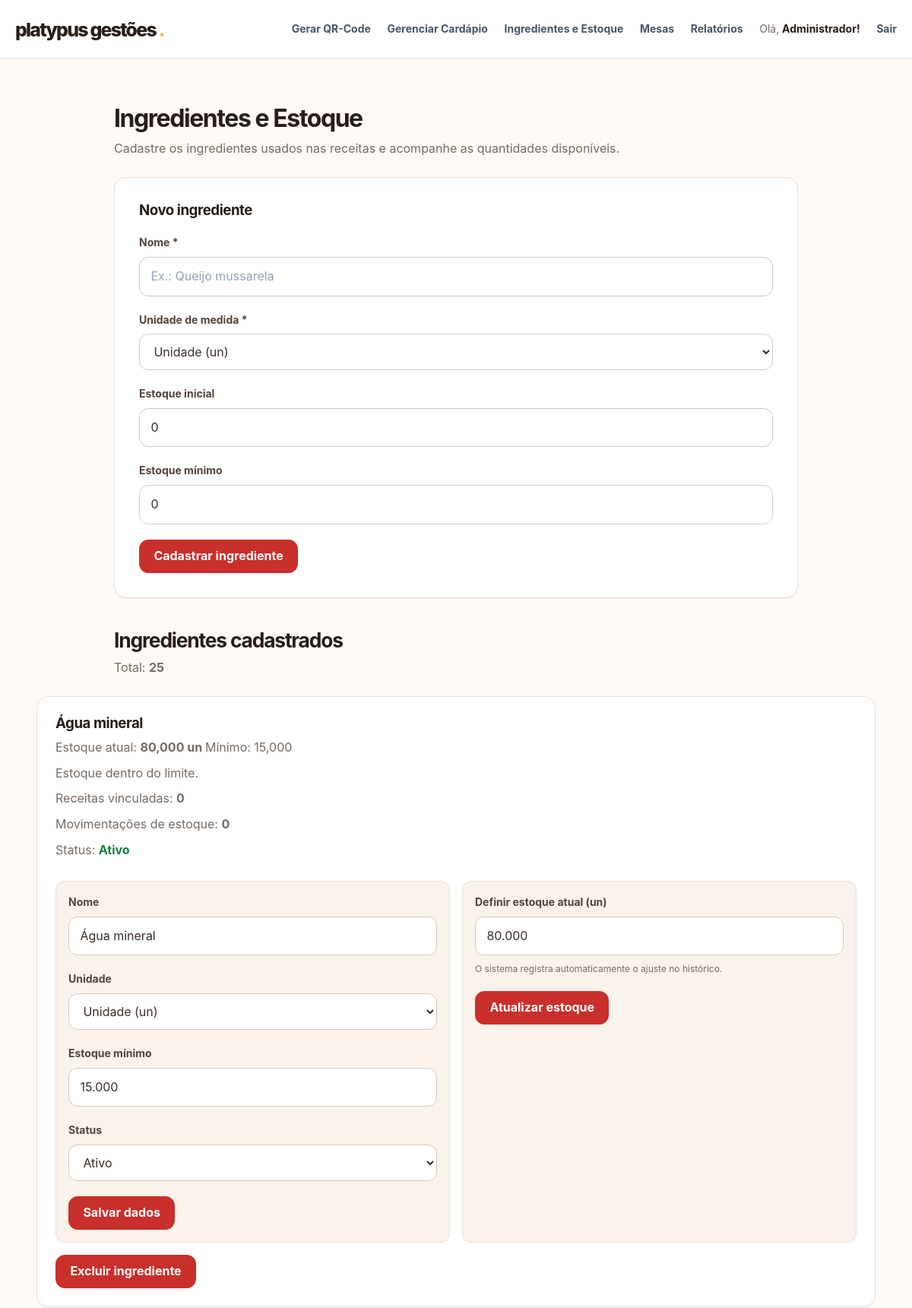
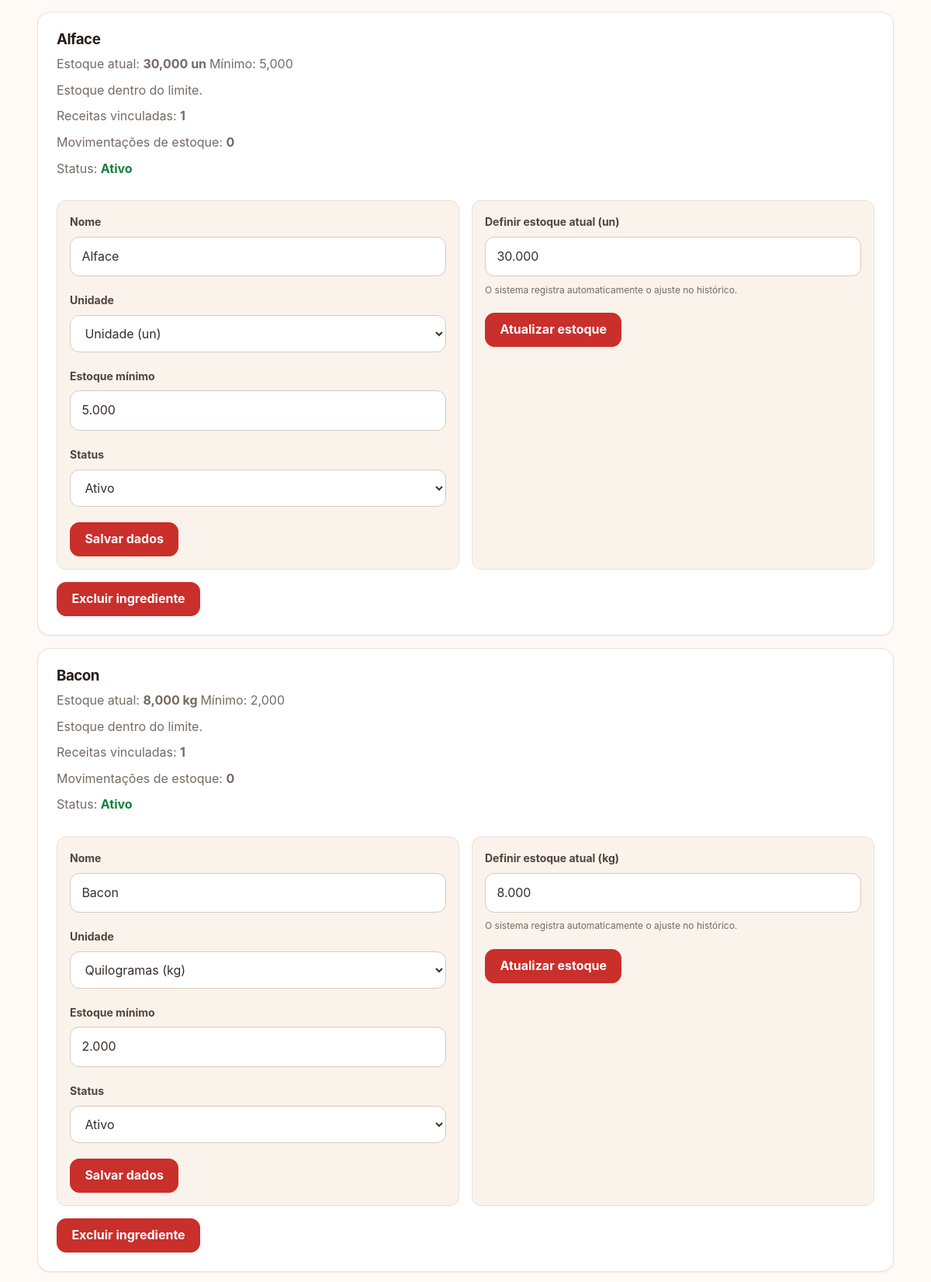
The app's page /router.php?pagina=ingredientes (signed in, upper part) with its own data (2 pictures, top to bottom).
### tables this page shows
CREATE TABLE IF NOT EXISTS ingredients (
        id INT(10) UNSIGNED NOT NULL AUTO_INCREMENT,
        name VARCHAR(120) NOT NULL,
        unit VARCHAR(10) NOT NULL DEFAULT 'un',
        current_quantity DECIMAL(12,3) NOT NULL DEFAULT 0.000,
        minimum_quantity DECIMAL(12,3) NOT NULL DEFAULT 0.000,
        is_active TINYINT(1) NOT NULL DEFAULT 1,

        PRIMARY KEY (id),
        UNIQUE KEY name (name)
    );

### router.php (called while the page is built, shortened)
<?php
$page = strtolower(trim((string) ($_GET['pagina'] ?? $_GET['page'] ?? 'dashboard')));
$page = str_replace('_', '-', $page);
$currentRoute = $routes[$page];
$viewPath = __DIR__ . '/' . $currentRoute['file'];
require $viewPath;

### controller/ingredient.controller.php (called while the page is built, shortened)
<?php
function getAllIngredients(bool $activeOnly = false): array
{
    $pdo = getDatabaseConnection();
    $sql = '
        SELECT
            i.id,
            i.name,
            i.unit,
            i.current_quantity,
            i.minimum_quantity,
            i.is_active,
            (
                SELECT COUNT(*)
                FROM recipes r
                WHERE r.ingredient_id = i.id
            ) AS recipe_links,
            (
                SELECT COUNT(*)
                FROM inventory_movements im
                WHERE im.ingredient_id = i.id
            ) AS stock_movements
        FROM ingredients i
    ';
    $sql .= ' ORDER BY i.name ASC';
    return $pdo->query($sql)->fetchAll(PDO::FETCH_ASSOC);
}

### view/public/admin/ingredients.admin.php (the view, shortened to what this page needs)
<?php
require_once __DIR__ . '/../../../controller/ingredient.controller.php';
$ingredients = getAllIngredients();
$h = static fn($value): string => htmlspecialchars(
    (string) $value,
    ENT_QUOTES,
    'UTF-8'
);
?>
<!DOCTYPE html>
<html lang="pt-BR">
<head>
    <link
        rel="stylesheet"
        href="/platypus_gestoes/view/public/assets/css/style.css?v=12"
    >
</head>
<body>
<?php require_once __DIR__ . '/../../includes/header.php'; ?>
<main>
    <div class="content-header">
        <h2>Ingredientes e Estoque</h2>
        <p>
            Cadastre os ingredientes usados nas receitas e acompanhe
            as quantidades disponíveis.
        </p>
    </div>
    <section class="card">
        <h3>Novo ingrediente</h3>
        <form
            action="/platypus_gestoes/router.php?pagina=ingredientes&action=register-ingredient"
            method="POST"
        >
            <div class="form-group">
                <label for="name">Nome *</label>
                <input
                    type="text"
                    id="name"
                    name="name"
                    maxlength="120"
                    placeholder="Ex.: Queijo mussarela"
                    required
                >
            </div>
            <div class="form-group">
                <label for="unit">Unidade de medida *</label>
                <select id="unit" name="unit" required>
                    <option value="un">Unidade (un)</option>
                </select>
            </div>
            <div class="form-group">
                <label for="current_quantity">Estoque inicial</label>
                <input
                    type="number"
                    id="current_quantity"
                    name="current_quantity"
                    min="0"
                    step="0.001"
                    value="0"
                    required
                >
            </div>
            <div class="form-group">
                <label for="minimum_quantity">Estoque mínimo</label>
                <input
                    type="number"
                    id="minimum_quantity"
                    name="minimum_quantity"
                    min="0"
                    step="0.001"
                    value="0"
                    required
                >
            </div>
            <button type="submit" class="btn">
                Cadastrar ingrediente
            </button>
        </form>
    </section>
    <div class="content-header ingredient-section-heading">
        <h3>Ingredientes cadastrados</h3>
        <p>
            Total:
            <strong><?= count($ingredients) ?></strong>
        </p>
    </div>
    <?php if ($ingredients === []): ?>
        <section class="card">
            <p>Nenhum ingrediente cadastrado ainda.</p>
        </section>
    <?php else: ?>
        <div class="ingredient-list">
            <?php foreach ($ingredients as $ingredient): ?>
                <?php
                $lowStock =
                    (float) $ingredient['current_quantity']
                    <= (float) $ingredient['minimum_quantity'];
                $recipeLinks = (int) $ingredient['recipe_links'];
                $stockMovements = (int) $ingredient['stock_movements'];
                $isActive = (int) $ingredient['is_active'] === 1;
                ?>
                <section class="card ingredient-card">
                    <div class="ingredient-overview">
                        <div>
                            <h3>
                                <?= $h($ingredient['name']) ?>
                            </h3>
                            <p>
                                Estoque atual:
                                <strong>
                                    <?= number_format(
                                        (float) $ingredient['current_quantity'],
                                        3,
                                        ',',
                                        '.'
                                    ) ?>
                                    <?= $h($ingredient['unit']) ?>
                                </strong>
                                <span>
                                    Mínimo:
                                    <?= number_format(
                                        (float) $ingredient['minimum_quantity'],
                                        3,
                                        ',',
                                        '.'
                                    ) ?>
                                </span>
                            </p>
                            <p class="<?= $lowStock ? 'ingredient-low-stock' : '' ?>">
                                <?= $lowStock
                                    ? 'Atenção: estoque no limite ou abaixo do mínimo.'
                                    : 'Estoque dentro do limite.'
                                ?>
                            </p>
                            <p>
                                Receitas vinculadas:
                                <strong><?= $recipeLinks ?></strong>
                            </p>
                            <p>
                                Movimentações de estoque:
                                <strong><?= $stockMovements ?></strong>
                            </p>
                            <p>
                                Status:
                                <?php if ($isActive): ?>
                                    <strong class="ingredient-status-active">
                                        Ativo
                                    </strong>
                                <?php else: ?>
                                    <strong class="ingredient-status-inactive">
                                        Inativo
                                    </strong>
                                <?php endif; ?>
                            </p>
                        </div>
                    </div>
                    <div class="ingredient-actions">
                        <form
                            action="/platypus_gestoes/router.php?pagina=ingredientes&action=update-ingredient"
                            method="POST"
                        >
                            <div class="form-group">
                                <label>Nome</label>
                                <input
                                    type="text"
                                    name="name"
                                    maxlength="120"
                                    value="<?= $h($ingredient['name']) ?>"
                                    required
                                >
                            </div>
                            <div class="form-group">
                                <label>Unidade</label>
                                <select name="unit" required>
                                    <?php foreach ([
                                        'un' => 'Unidade',
                                        'g' => 'Gramas',
                                        'kg' => 'Quilogramas',
                                        'ml' => 'Mililitros',
                                        'l' => 'Litros',
                                        'mg' => 'Miligramas'
                                    ] as $unit => $label): ?>
                                        <option
                                            value="<?= $unit ?>"
                                            <?= $ingredient['unit'] === $unit
                                                ? 'selected'
                                                : ''
                                            ?>
                                        >
                                            <?= $label ?> (<?= $unit ?>)
                                        </option>
                                    <?php endforeach; ?>
                                </select>
                            </div>
                            <div class="form-group">
                                <label>Estoque mínimo</label>
                                <input
                                    type="number"
                                    name="minimum_quantity"
                                    min="0"
                                    step="0.001"
                                    value="<?= $h($ingredient['minimum_quantity']) ?>"
                                    required
                                >
                            </div>
                            <div class="form-group">
                                <label>Status</label>
                                <select name="is_active">
                                    <option
                                        value="1"
                                        <?= $isActive ? 'selected' : '' ?>
                                    >
                                        Ativo
                                    </option>
                                </select>
                            </div>
                            <button
                                type="submit"
                                class="btn btn-secondary"
                            >
                                Salvar dados
                            </button>
                        </form>
                        <form
                            action="/platypus_gestoes/router.php?pagina=ingredientes&action=adjust-ingredient-stock"
                            method="POST"
                        >
                            <div class="form-group">
                                <label>
                                    Definir estoque atual
                                    (<?= $h($ingredient['unit']) ?>)
                                </label>
                                <input
                                    type="number"
                                    name="current_quantity"
                                    min="0"
                                    step="0.001"
                                    value="<?= $h($ingredient['current_quantity']) ?>"
                                    required
                                >
                                <small>
                                    O sistema registra automaticamente
                                    o ajuste no histórico.
                                </small>
                            </div>
                            <button type="submit" class="btn">
                                Atualizar estoque
                            </button>
                        </form>
                    </div>
                    <form
                        action="/platypus_gestoes/router.php?pagina=ingredientes&action=delete-ingredient"
                        method="POST"
                        class="ingredient-delete-form"
                        onsubmit="return confirm('ATENÇÃO: deseja excluir permanentemente este ingrediente? Todas as receitas vinculadas e movimentações de estoque relacionadas também serão excluídas. Esta ação não poderá ser desfeita.');"
                    >
                        <button
                            type="submit"
                            class="btn btn-secondary"
                        >
                            Excluir ingrediente
                        </button>
                    </form>
                </section>
            <?php endforeach; ?>
        </div>
    <?php endif; ?>
</main>
</body>
</html>

### records on screen
ingredients: name "Água mineral", current_quantity "80,000", unit "un", minimum_quantity "15,000", shows "Estoque dentro do limite.", recipeLinks "0", stockMovements "0", shows "Ativo", unit "Unidade (un)", minimum_quantity "15.000", is_active "Ativo", current_quantity "80.000"
ingredients: name "Alface", current_quantity "30,000", unit "un", minimum_quantity "5,000", shows "Estoque dentro do limite.", recipeLinks "1", stockMovements "0", shows "Ativo", unit "Unidade (un)", minimum_quantity "5.000", is_active "Ativo", current_quantity "30.000"
ingredients: name "Bacon", current_quantity "8,000", unit "kg", minimum_quantity "2,000", shows "Estoque dentro do limite.", recipeLinks "1", stockMovements "0", shows "Ativo", unit "Quilogramas (kg)", minimum_quantity "2.000", is_active "Ativo", current_quantity "8.000"

### other values on screen
$link['label'] "Gerar QR-Code"
$link['label'] "Gerenciar Cardápio"
$link['label'] "Ingredientes e Estoque"
$link['label'] "Mesas"
$link['label'] "Relatórios"
$userName "Administrador"
count($ingredients) "25"
